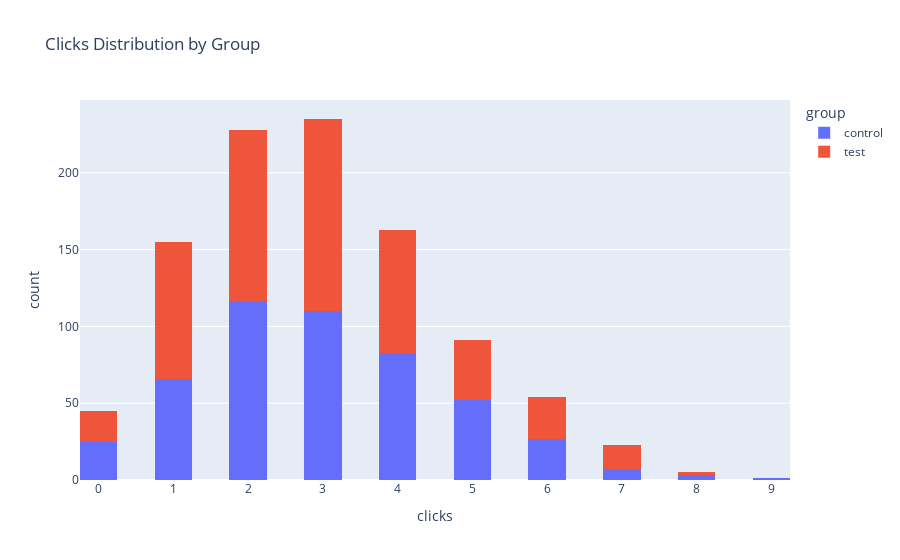

The cell this chart's notebook holds for it:
### Code cell
import plotly.express as px
px.histogram(data, x='clicks', color='group', nbins=20, title='Clicks Distribution by Group')

### Figure 1 — Plotly figure (JSON) as saved in the notebook; plotly's stock layout.template omitted (floating-point values rounded to 4 significant figures; data arrays with more than 128 entries replaced by an {"elided": "..."} marker saying what was removed)
{"data": [{"alignmentgroup": "True", "bingroup": "x", "hovertemplate": "group=control<br>clicks=%{x}<br>count=%{y}<extra></extra>", "legendgroup": "control", "marker": {"color": "#636efa", "pattern": {"shape": ""}}, "name": "control", "nbinsx": 20, "offsetgroup": "control", "orientation": "v", "showlegend": true, "type": "histogram", "x": {"elided": "490 int values"}, "xaxis": "x", "yaxis": "y"}, {"alignmentgroup": "True", "bingroup": "x", "hovertemplate": "group=test<br>clicks=%{x}<br>count=%{y}<extra></extra>", "legendgroup": "test", "marker": {"color": "#EF553B", "pattern": {"shape": ""}}, "name": "test", "nbinsx": 20, "offsetgroup": "test", "orientation": "v", "showlegend": true, "type": "histogram", "x": {"elided": "510 int values"}, "xaxis": "x", "yaxis": "y"}], "layout": {"barmode": "relative", "legend": {"title": {"text": "group"}, "tracegroupgap": 0}, "title": {"text": "Clicks Distribution by Group"}, "xaxis": {"anchor": "y", "domain": [0, 1], "title": {"text": "clicks"}}, "yaxis": {"anchor": "x", "domain": [0, 1], "title": {"text": "count"}}}}
